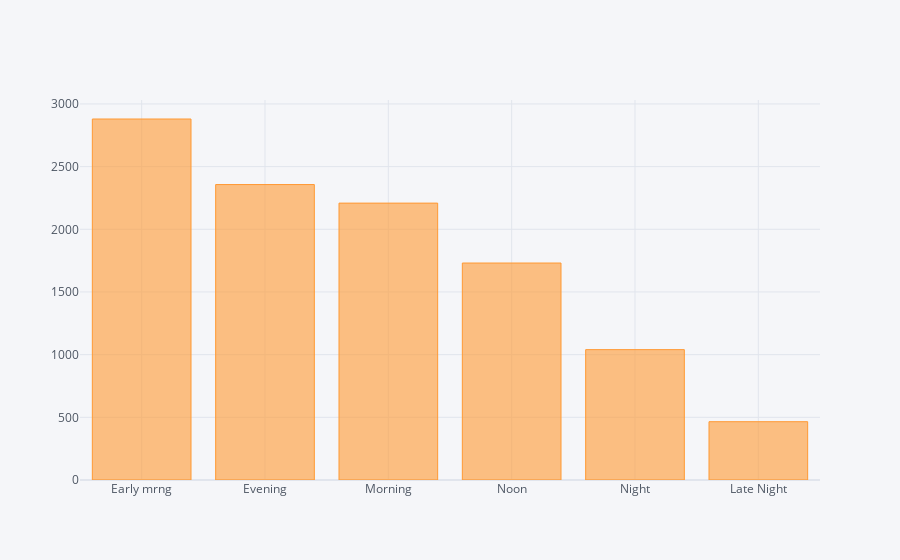

Notebook source saved alongside this figure:
### Code cell
data['Dep_Time_hour'].apply(flight_dep_time).value_counts().iplot(kind='bar')

### Figure 1 — Plotly figure (JSON) as saved in the notebook; plotly's stock layout.template omitted (floating-point values rounded to 4 significant figures)
{"data": [{"marker": {"color": "rgba(255, 153, 51, 0.6)", "line": {"color": "rgba(255, 153, 51, 1.0)", "width": 1}}, "name": "Dep_Time_hour", "orientation": "v", "text": "", "type": "bar", "x": ["Early mrng", "Evening", "Morning", "Noon", "Night", "Late Night"], "y": [2880, 2357, 2209, 1731, 1040, 465]}], "layout": {"legend": {"bgcolor": "#F5F6F9", "font": {"color": "#4D5663"}}, "paper_bgcolor": "#F5F6F9", "plot_bgcolor": "#F5F6F9", "title": {"font": {"color": "#4D5663"}}, "xaxis": {"gridcolor": "#E1E5ED", "showgrid": true, "tickfont": {"color": "#4D5663"}, "title": {"font": {"color": "#4D5663"}, "text": ""}, "zerolinecolor": "#E1E5ED"}, "yaxis": {"gridcolor": "#E1E5ED", "showgrid": true, "tickfont": {"color": "#4D5663"}, "title": {"font": {"color": "#4D5663"}, "text": ""}, "zerolinecolor": "#E1E5ED"}}}
